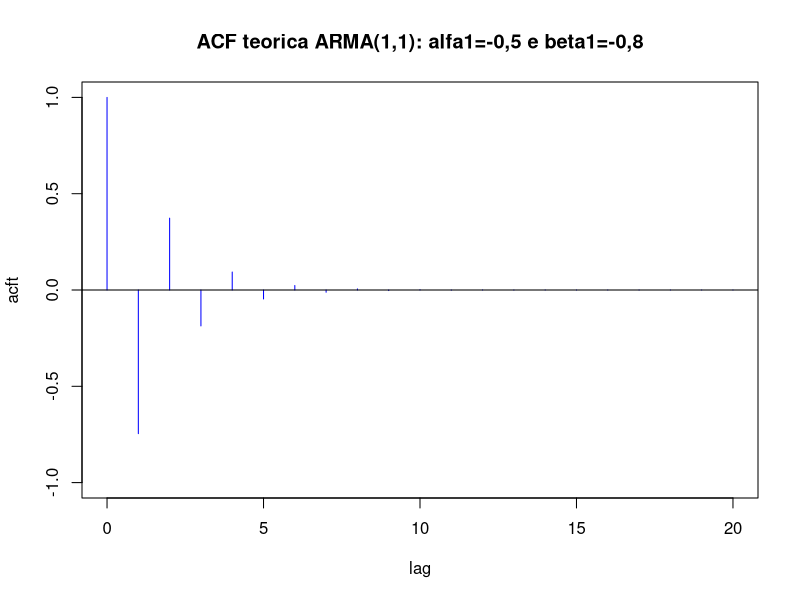
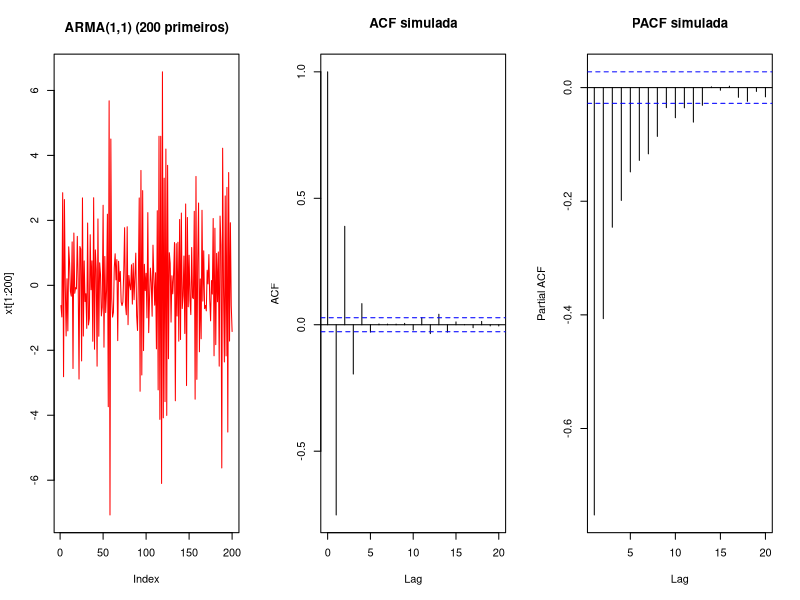

Here is the R script that generated these plots, in order:
# =====================================================================
# 3o TRABALHO PRATICO - HIDROLOGIA ESTOCASTICA (EHR806)
# QUESTAO 10 - Esbocar a ACF de  Xt = -0,5 Xt-1 + Zt - 0,8 Zt-1   (ARMA(1,1))
# =====================================================================
library(tseries)
graphics.off()
set.seed(13679821)       # semente do professor (Aulas/09/ProcEstocasticos.r)

alfa1 <- -0.5            # coeficiente do AR  (Xt-1)
beta1 <- -0.8            # coeficiente do MA  (Zt-1)

# --- 1) o modelo pode existir? (estacionario e inversivel) --------------
cat("Estacionario: |alfa1| < 1 ?", abs(alfa1) < 1, "\n")
cat("Inversivel:   |beta1| < 1 ?", abs(beta1) < 1, "\n")

# --- 2) ACF TEORICA (a resposta da questao) -----------------------------
# rho(1) = (1 + alfa1*beta1)(alfa1 + beta1) / (1 + 2*alfa1*beta1 + beta1^2)
# rho(k) = alfa1 * rho(k-1)    para k >= 2   (cada passo multiplica por alfa1)
rho1 <- (1 + alfa1*beta1)*(alfa1 + beta1)/(1 + 2*alfa1*beta1 + beta1^2)
acft <- numeric(21)      # lags 0 a 20
acft[1] <- 1             # rho(0) = 1
acft[2] <- rho1          # rho(1)
for (k in 2:20) {
  acft[k+1] <- alfa1*acft[k]
}
cat("rho(1) =", round(rho1, 4), "\n")
print(round(acft[1:6], 4))   # lags 0 a 5
lag <- 0:20
plot(lag, acft, type = "h", col = "blue", ylim = c(-1, 1),
     main = "ACF teorica ARMA(1,1): alfa1=-0,5 e beta1=-0,8")
abline(h = 0)

# --- 3) CONFERENCIA 1: simulando a serie (como no 02-ARMA.R) ------------
xt <- 0
zt <- 0
zt <- rnorm(1,0,1)
for (i in 2:5001) {
  zt[i] <- rnorm(1,0,1)
  xt[i] <- alfa1*xt[i-1] + zt[i] + beta1*zt[i-1]     # a formula do enunciado
}
xt <- xt[2:5001]
kpss.test(xt, null = "L")        # H0: estacionaria (p alto = ok)
par(mfrow = c(1, 3))
plot(xt[1:200], type = "l", col = "red", main = "ARMA(1,1) (200 primeiros)")
acf(xt, type = "correlation", lag.max = 20, main = "ACF simulada")
pacf(xt, lag.max = 20, main = "PACF simulada")
par(mfrow = c(1, 1))
a <- acf(xt, lag.max = 5, plot = FALSE)
cat("ACF simulada lags 1 a 5:", round(a$acf[2:6], 3), "\n")

# --- 4) CONFERENCIA 2: funcao do R (extra, nao e do professor) ----------
print(round(ARMAacf(ar = alfa1, ma = beta1, lag.max = 5), 4))
